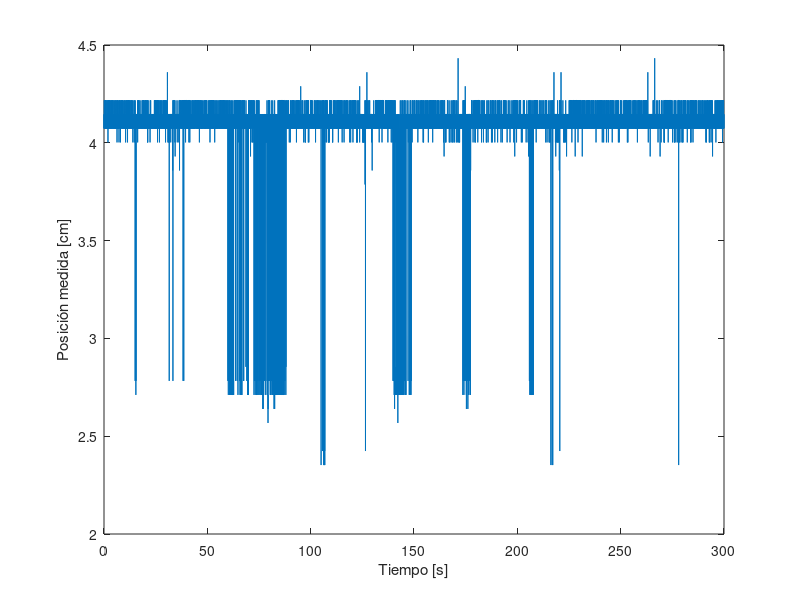

MATLAB code for this plot: (Note: this script raises an error after producing the figure.)
clear; clc, close all;

load('Mediciones/medicion_v7.mat');

%pos: posición del carro en cm

N = length(pos);
Ts = 0.02;
fs = 1/Ts;

m_pos = mean(pos);
var_pos = var(pos);
std_pos = std(pos);
maximo = max(pos);
minimo = min(pos);
 
fprintf('\nMedia: %.4f\n', m_pos);
fprintf('Varianza: %.6f\n', var_pos);
fprintf('Desvío estándar: %.4f\n', std_pos);
fprintf('Valor máximo: %f\n', maximo);
fprintf('Valor mínimo: %f\n', minimo);

figure;
plot(t, pos);
xlabel('Tiempo [s]'); 
ylabel('Posición medida [cm]');

yline(m_pos, 'k--', 'LineWidth', 2);
yline(m_pos + 3 * std_pos, 'r--', 'LineWidth', 2);
yline(m_pos - 3 * std_pos, 'r--', 'LineWidth', 2);

title('Medición (transitorio ya descartado)');
legend('Medicion', 'Media', 'Media + 3 * Desvío', 'Media - 3 * Desvío');
xlim([0, 30]);
grid on;


pos_c = pos - m_pos; %Señal centrada


% 3) Chequeo cualitativo de estacionariedad por tramos
n_tramos = 5;
L = floor(N/n_tramos);
fprintf('\nChequeo de estacionariedad por tramos:\n');
for i = 1:n_tramos
    idx = (i-1)*L+1 : i*L;
    fprintf('Tramo %d: media = %.4f, var = %.6f\n', i, mean(pos(idx)), var(pos(idx)));
end

% ¿Es estacionario? Debatible 
%¿Debería probar con una muestra más larga?

% 4) Histograma
figure;
histogram(pos, 'Normalization', 'pdf', 'BinWidth', std_pos);
xlabel('Posición'); ylabel('Densidad');
title('Histograma de la medición');
xline(minimo, 'r--');
xline(maximo, 'r--');
grid on;
 
% Comparación contra una gaussiana con la media y varianza estimadas
hold on;
x_vals = linspace(min(pos), max(pos), 10000);
pdf_gauss = normpdf(x_vals, m_pos, std_pos);
plot(x_vals, pdf_gauss, 'r-', 'LineWidth', 1.5);
legend('Histograma', 'Mínimo', 'Máximo', 'Gaussiana ajustada');

%Evidentemente no es gaussiana. ¿Sigue alguna distribución?

% 5) Autocorrelación / Autocovarianza
[r_hat, lags] = xcov(pos_c, 'biased');   % autocovarianza estimada
r_norm = r_hat / r_hat(lags==0);                  % autocorrelación normalizada
 
figure;
subplot(2,1,1);
plot(lags, r_hat);
xlabel('Lag'); ylabel('r(k)');
max_lag = 20;
xlim([-max_lag, max_lag]);
title('Autocovarianza estimada');
grid on;
 
subplot(2,1,2);
plot(lags, r_norm);
xlabel('Lag'); ylabel('\rho(k)');
title('Autocorrelación normalizada');
xlim([-max_lag, max_lag]);
grid on;

% 6) Densidad espectral de potencia (PSD)
 
[P_welch, f_welch] = pwelch(pos_c, fs);
%pwelch divide la muestra en varias secciones y calcula una PSD para cada
%una. El resultado es el promedio de las PSD, lo que dismimuye la varianza.
figure;
semilogx(f_welch, 10*log10(P_welch), 'LineWidth', 2); grid on;
xlabel('Frecuencia [Hz]'); ylabel('PSD [dB]');
xlim([min(f_welch), max(f_welch)]);
%{
¿Qué información me da la PSD?
¿Por qué parece que el ruido tiene principalmente una componente de
continua? ¿Será por la ventana?

%}
%%%%%%%%%%%%%%%%%%%%%%%%%%%%%%%%%%%%%%%%%%%%%%%%%%%%
%%
%%%%%%%%%%%%%%%%%%%%%%%%%%%%%%%%%%%%%%%%%%%%%%%%%%%%


%¿Cómo sé si el proceso es ESA?
